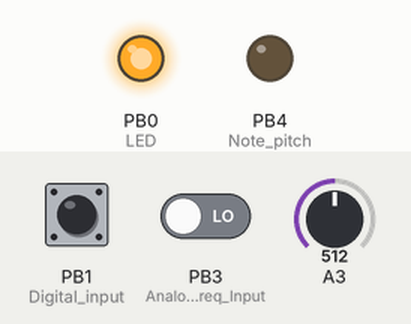
Simulated run of this sketch. Board: ATtiny85, built with avr-gcc and run on an emulated ATtiny85. On the bench: output pins drawn as LEDs (lit = HIGH). Inputs (shaded band) come from the test bench; at power-on: PB1 (Digital_input) LOW, PB3 (Analog-_freq_Input) LOW, A3 = 512. Pins used as bus, display or sensor lines are not drawn.

Above: at 1.9 s.
2.0 s: PB1 (Digital_input) pulsed HIGH 2 times (0.12 s each, 0.3 s apart)
At 3.0 s:
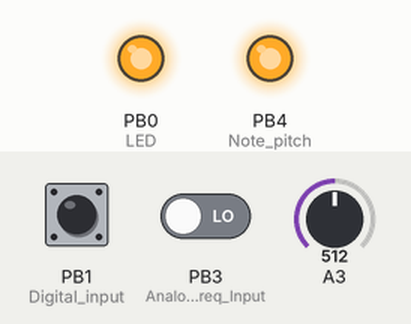
At 16.02 s:
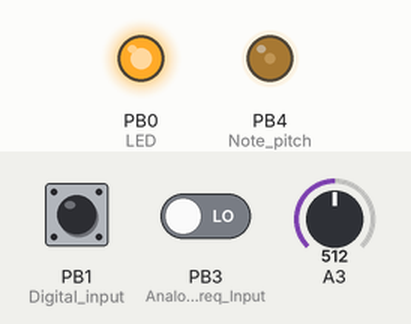
Timing chart, 0 to 17.5 s (numbered marks = the images above; inputs shaded):
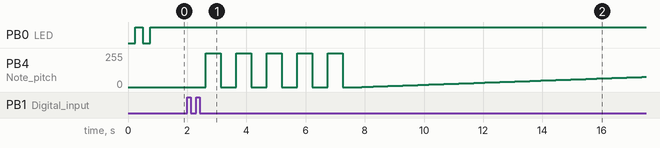

Measured:
- after the input at 2.0 s, PB4 (Note_pitch): ramps from 0/255 to 255/255 and jumps back, once every 1.0 s

The sketch:

Tuned_Controller.ino
```cpp
// (licence header left out)
#include <avr/io.h>
#include <avr/eeprom.h>
#include <util/delay.h>

volatile unsigned int globalTicks = 0;
volatile unsigned long Count;
bool found = false;
bool tested = false;

//button interrupt
volatile bool inputButtonValue;

//button press control
int button_delay;
int button_delay_b;
bool beenDoubleClicked = false;
bool beenLongPressed = false;
int additionalClicks = 0;      //variable to see how many times we click after the first

//calibration data

const int PROGMEM arrayLength = 37;
const int PROGMEM targetFrequencies[arrayLength] = {  //int array, so we read it with pgm_read_word_near(targetFrequencies + j) later on
  110,  117,  123, 131,  139,  147,  156,  165,  175,
  185,  196,  208, 220,  233,  247,  262,  277,  294,
  311,  330,  349, 370,  392,  415,  440,  466,  494,
  523,  554,  587, 622,  659,  698,  740,  784,  831,  880 //A2 to A5
};
/*
const int PROGMEM arrayLength = 13;
const int PROGMEM targetFrequencies[arrayLength] = {
  110, 147, 165, 196,
  220, 294, 330, 392,
  440, 587, 659, 784, 880 //tetratonic A2 to A5
};
*/

int calibratedFrequencies[arrayLength];
bool calibrating = false;

void setup() {

  PRR = (1 << PRUSI);                  //disable USI to save power as we are not using it
  DIDR0 = (1 << ADC1D) | (1 << ADC3D); //PB2,PB3  //disable digital input in pins that do analog conversion

  //osc calibration
  OSCCAL = 161;

  pinMode(0, OUTPUT); //LED
  pinMode(4, OUTPUT); //Note pitch
  pinMode(2, OUTPUT); //Note trigger
  pinMode(3, INPUT);  //Analog- freq Input
  pinMode(1, INPUT);  //Digital input (push button)

  checkVoltage();
  ADMUX = 0;                             //reset multiplexer settings

  cli();                                 // Interrupts OFF (disable interrupts globally)

  GTCCR  = (1 << PWM1B) | (1 << COM1B1); // PWM, output on pb1, compare with OCR1B, reset on match with OCR1C
  OCR1C  = 0xff;                         // 255
  TCCR1  = (1 << CS10);                  // no prescale

  //Pin Change Interrupt
  GIMSK |= (1 << PCIE);    // Enable
  PCMSK |= (1 << PCINT1);  // on pin 1

  //Timer Interrupt Generation -timer 0
  TCCR0A = (1 << WGM01);               //Clear Timer on Compare (CTC) with OCR0A
  TCCR0B = (1 << CS01) | (1 << CS00);  // prescaled by 64
  OCR0A = 0x7d;                         //0x7d = 125 //1000hz - 1000 ticks per second https://www.easycalculation.com/engineering/electrical/avr-timer-calculator.php
  TIMSK = (1 << OCIE0A);               // Enable Interrupt on compare with OCR0A

  memoryToArray(calibratedFrequencies, arrayLength); //reads the last calibration values from memory and places them in the calibration array

  sei();                               // Interrupts ON (enable interrupts globally)

  //go for it!
  digitalWrite(0, HIGH); // turn LED ON
  digitalWrite(2, HIGH); // turn note ON


}

ISR(PCINT0_vect) {                 //PIN Interruption - has priority over Timer 0; this ensures that the switch will work
  inputButtonValue = PINB & 0x02;  //Reads button (digital input1, the second bit in register PINB. We check the value with & binary 10, so 0x02)
  Count++;                         //This interruption happens both on rising and falling. When calibrating, we use the analog input as source for the interrupt, and freq = interruptions (Count) in a second/2
}

ISR(TIMER0_COMPA_vect) {           //1000 ticks per second
  globalTicks++;
}

void loop ()   {
  setNote(3);
  checkButton();
}

void setNote(int pin) {
  if (!calibrating){
    int noteRead = analogRead(pin) >> 2;   //0-255
    OCR1B = noteMap(noteRead);
  }
}

void toggleNote(){
  if (digitalRead(2) == HIGH){
    digitalWrite(2, LOW);
    digitalWrite(0, LOW);
  }
  else {
    digitalWrite(2, HIGH);
    digitalWrite(0, HIGH);
  }
}

int noteMap(int note){
  int result;
  for (int i = 0; i < arrayLength; i++)
  {
    if (abs(note - calibratedFrequencies[i]) < abs(note - result))
    result = calibratedFrequencies[i];
   }
  return result;
}

void calibrate() {
  sendCalibration();                              //sends the max and min values (this is to calibrate the oscillator)
  PCMSK = (1 << PCINT3);                          //source for PIN interruption: input 3 (frequency)
  calibrating = true;
  int nextI = 0;
  for (int j = 0; j < arrayLength; j++) {        //for every target frequency in the array
    for (int i = nextI; i < 256; i++) {          //tests voltages, starting with the last voltage that gave a valid frequency
      found = false;
      tested = false;
      OCR1B = i;                                //sends the voltage
      while (tested == false) {
        testFrequency(pgm_read_word_near(targetFrequencies + j));
      }
      if (found) {
        calibratedFrequencies[j] = i;            //puts the calibration value for this note in the array
        nextI = i;
        break;
      }
    }
  }
  //once all the notes are calibrated
  arrayToMemory(calibratedFrequencies, arrayLength);  //save the calibration array to memory
  PCMSK = (1 << PCINT1);                              //interrupt source back to button
  calibrating = false;
}

void arrayToMemory(int array[], int arraySize){
  int j = 1;
  int offset = 2; //two bytes for each int
  for (int i = 0; i < arraySize; i++) {
    eeprom_update_word((uint16_t*)j, array[i]);
    j = j + offset;
  }
}

void memoryToArray(int array[], int arraySize){
  int j = 1;
  int offset = 2; //two bytes for each int
  for (int i = 0; i < arraySize; i++) {
    array[i] = eeprom_read_word((uint16_t*)j);
    j = j + offset;
  }
}

void testFrequency(int target) { //in 1 second, count = freq * 2
  globalTicks = 0;
  Count = 0;
  while (globalTicks < 125);  //eigth of a second
  if (Count > (target >> 2)) found = true;
  tested = true;
}

void sendCalibration() {    //sends the max and min values (this is to calibrate the oscillator)
  digitalWrite(2, HIGH);
  int i = 0;
  for (int  j = 0; j < 5; ++j){ //alternates 5 times between max and min
    i = 0;
    for (i = 0; i < 256; ++i) {
      OCR1B = 0xff;               //255
      _delay_ms(2);
    }
    i = 0;
    for (i = 0; i < 256; ++i) {
      OCR1B = 0;
      _delay_ms(2);
     }
  }
}

void checkButton() {
  while (inputButtonValue == HIGH) {
    button_delay++;
    _delay_ms(10);
    if (button_delay > 50 &! beenDoubleClicked) {
      beenLongPressed = true;                      //press and hold

    }
  }
  if (inputButtonValue == LOW) {
    beenDoubleClicked = false;
    if (button_delay > 0) {
      bool hold = true;
      while (hold) {
        bool previousButtonState = inputButtonValue; //see if the button is pressed or not

        _delay_ms(1);

        button_delay_b++;                                                  //fast counter to check if there are more presses
        if ((inputButtonValue == HIGH)&& (previousButtonState == 0)) {
          additionalClicks++;                                              //if we press the button and we were not pressing it before, that counts as a click
        }

        if (button_delay_b == 500) {
          if (additionalClicks == 0){
            if (beenLongPressed) {                    //button released after being pressed for a while (most likely because we were changing the volume)
              beenLongPressed = false;
              button_delay = 0;
              button_delay_b = 0;
              additionalClicks = 0;
              hold = false;
            }
            else {                                    //button released (regular single click)

              toggleNote();

              button_delay = 0;
              button_delay_b = 0;
              additionalClicks = 0;
              hold = false;
            }
          }
          else if (additionalClicks == 1) {             //button pressed again (double click),

            calibrate();

            button_delay = 0;
            button_delay_b = 0;
            additionalClicks = 0;
            beenDoubleClicked = true;
            hold = false;
            }
          else if (additionalClicks > 1 ) {                 //button pressed at least twice (triple click or more)

            calibrate();

            button_delay = 0;
            button_delay_b = 0;
            additionalClicks = 0;
            beenDoubleClicked = true;
            hold = false;
          }
        }
      }
    }
  }
}
void checkVoltage() {                   //voltage from 255 to 0; 46 is (approx)5v, 94 is 2.8, 104-106 is 2.5
                                        //we measure a fixed value of 1.1 against Vcc, so the lower the measurement, the higher Vcc
  ADMUX = (0<<REFS1)|(0<<REFS0);        //Vcc as reference
  ADMUX |= (1<<ADLAR);                  //Left adjust result (8 bit conversion stored in ADCH)
  ADMUX |= (1<<MUX3)|(1<<MUX2);         //1.1v input
  delay(250);                           // Wait for Vref to settle
  ADCSRA |= (1<<ADSC);                  // Start conversion
  while (bit_is_set(ADCSRA,ADSC));      // wait while measuring
  if (ADCH > 103)                       //approx 2.6
    flashLED(8,100);
  else
    flashLED(1,250);
}

void flashLED (int times, int gap) {     //for voltage check only (uses regular delay)
  //delay(250);
  for (int i=0; i<times; i++)
  {
    digitalWrite(0, HIGH);
    delay(gap);
    digitalWrite(0, LOW);
    delay(gap);
  }
}
```
